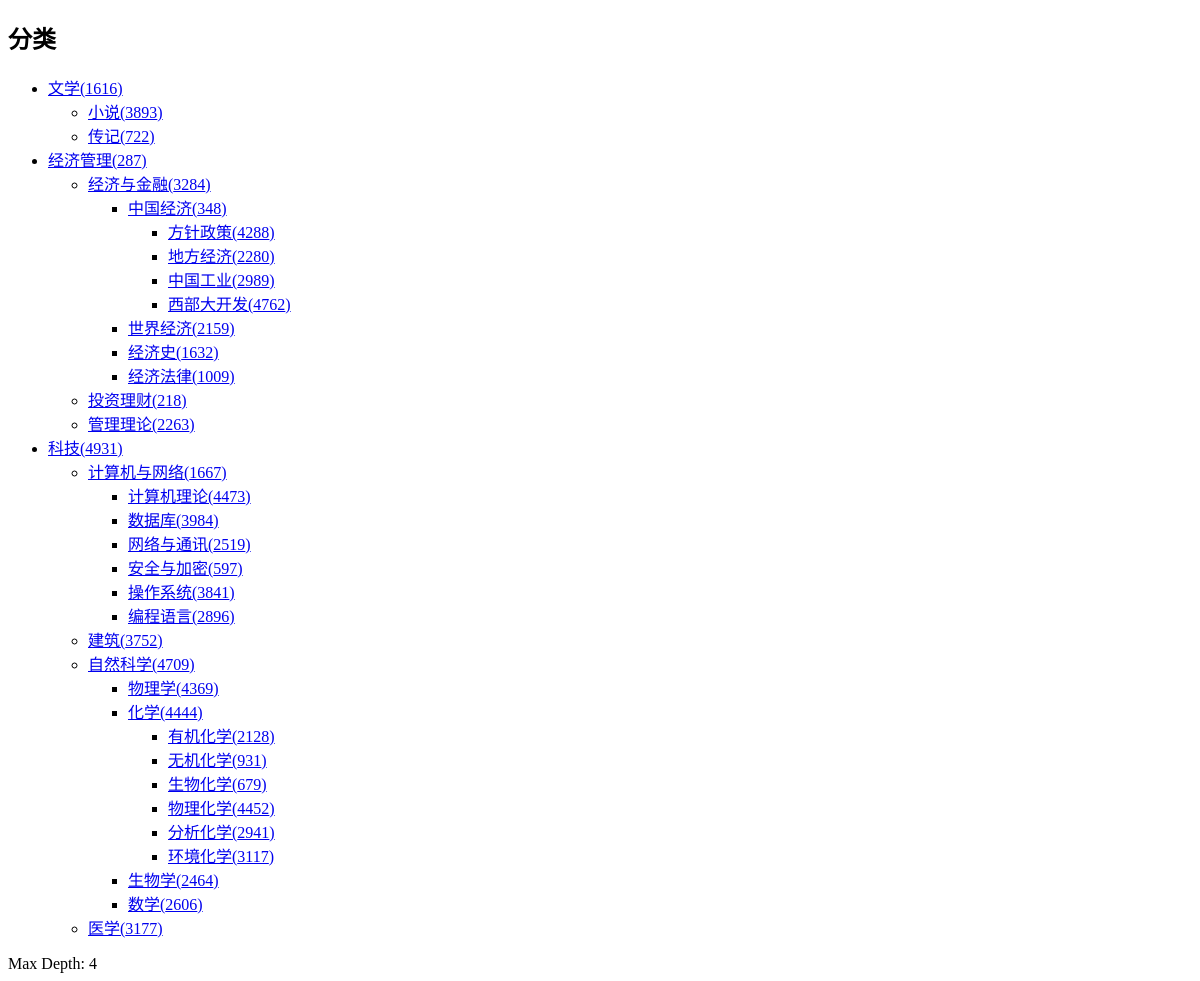
/category/index.php, run on an earlier commit of the app's database.
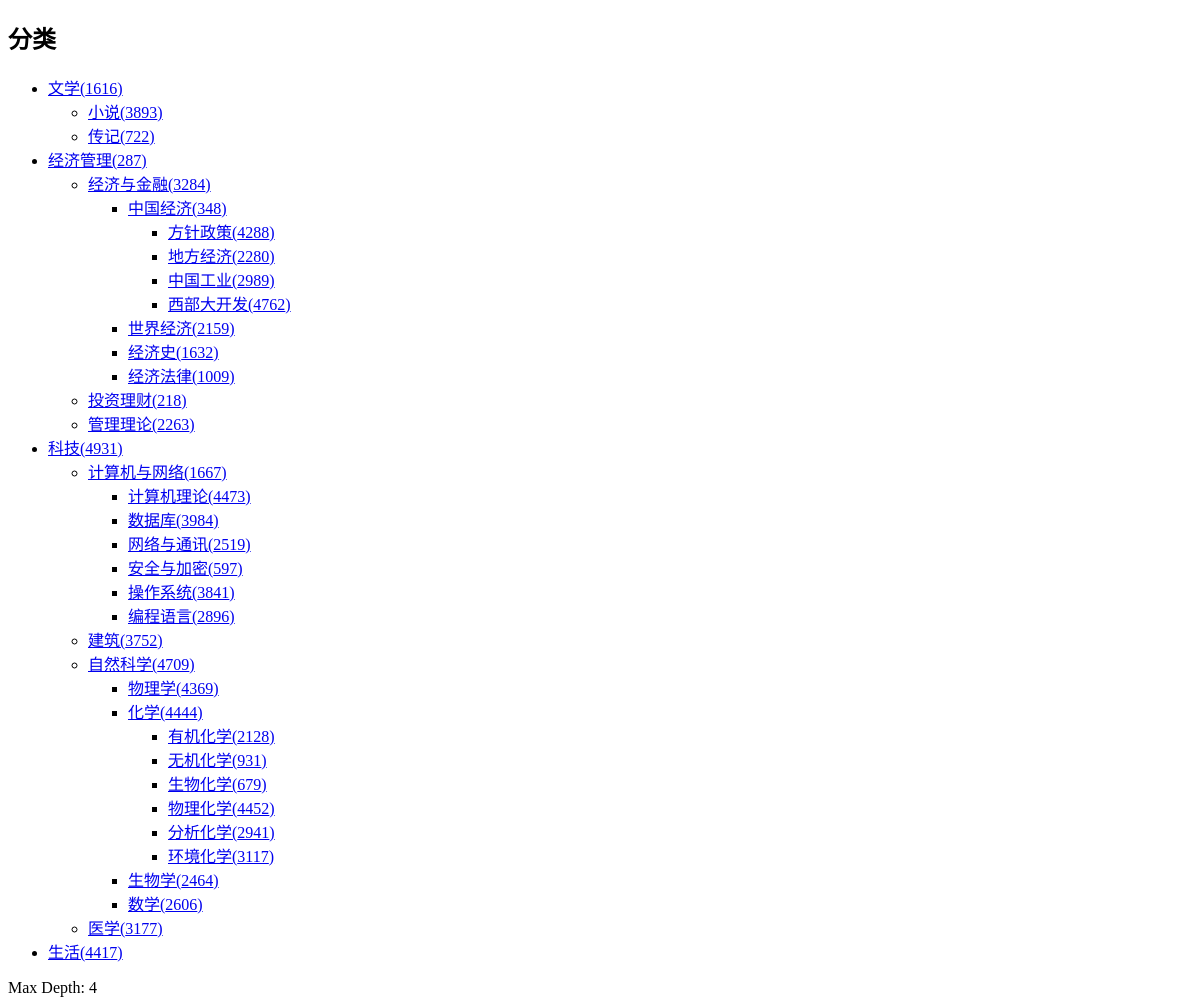
And on a later commit of the database.
### tables this page shows
CREATE TABLE `category` (
  `id` int(10) unsigned NOT NULL AUTO_INCREMENT,
  `name` varchar(45) NOT NULL,
  `parent` int(10) unsigned NOT NULL DEFAULT '0',
  PRIMARY KEY (`id`)
);

### category/index.php (called while the page is built, shortened)
<?php
require_once 'CategoryUtil.php';
require_once 'init_db.php';
$sql = "SELECT * FROM category";
$result = $db->query($sql);
include_once 'index.tpl';

### category/CategoryUtil.php (the view, shortened to what this page needs)
<?php
class CategoryUtil {
	private $_rawDataSet;
	private $_hierachySet;
	private $_htmlTree;
	public function __construct(array $dataSet) {
		$this->_rawDataSet = $dataSet;
		$this->_htmlTree = NULL;
	}
	public function getItemCount ($categoryId) {
		return mt_rand(1, 5000);
	}
	public function getHtmlTree () {
		if ($this->_htmlTree === NULL) {
			$this->_htmlTree = '';
			$this->_getHtml($this->_hierachySet);
		}
		return $this->_htmlTree;
	}
	private function _getHtml ($child, $depth=0) {
		$depth++;
		$this->_htmlTree .= '<ul class="depth_' . $depth . '">' . "\n";
		foreach ($child as $c) {
			$class = 'item';
			if (isset($c['children'])) {
				$class .= ' hasChild';
			}
			$this->_htmlTree .= '<li class="' . $class . '">';
			$this->_htmlTree .= '<a href="JavaScript:void(0);" title="'
				. $c['name'] . '" class="' . $class . '">'
				. $c['name'] . '(' . $this->getItemCount( $c['id'])
				. ')</a>';
			if (isset($c['children'])) {
				$this->_getHtml($c['children'], $depth);
			}
			$this->_htmlTree .= '</li>';
		}
		$this->_htmlTree .= '</ul>';
	}
	private function _getChild ($id) {
		$child = array();
		foreach ($this->_rawDataSet as $key=>$value) {
			if ($value['parent'] == $id) {
				$child[] = $value;
			}
		}
		return count($child) > 0 ? $child : NULL;
	}
	private function _init() {
		$this->_hierachySet = $this->_getChild(0);
		if ($this->_hierachySet) {
			$this->_processChild($this->_hierachySet);
		}
	}
}

What changed in the data, as far as the page shows it:
added category: name "生活", id "4417"
